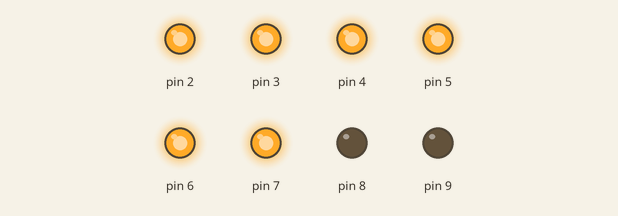
Simulated run of this sketch. Board: Arduino Uno, built with avr-gcc and run on an emulated ATmega328P. On the bench: output pins drawn as LEDs (lit = HIGH).

Above: at 0.7 s.
At 2.2 s:
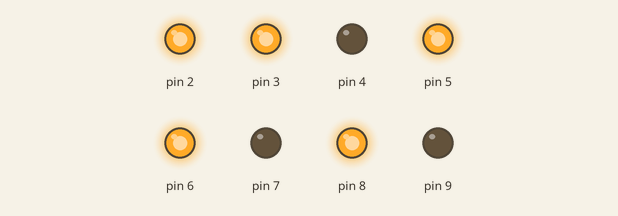
At 3.7 s:
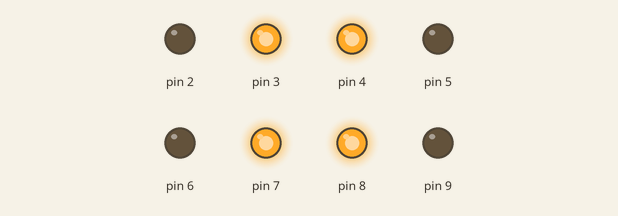
At 5.2 s:
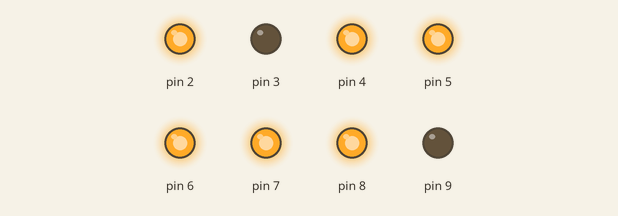
At 6.7 s:
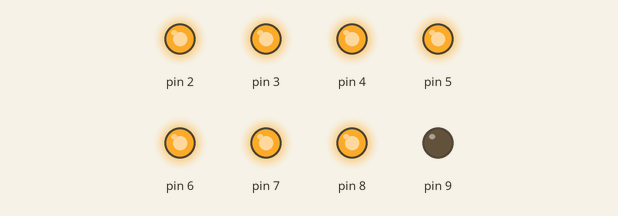
Timing chart, 0 to 9.8 s (numbered marks = the images above):
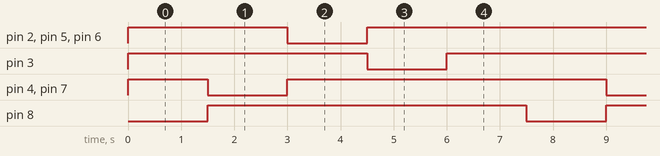

Measured:
- by itself, pin 2–7: repeats every 7.5 s: LOW 1.5 s, HIGH 6.0 s
- by itself, pin 8: alternates HIGH for 6.0 s and LOW for 1.5 s
- by itself, everything shown: repeats every 7.5 s, in 5 steps

The sketch:

counter3.ino
```cpp
int delayTime = 1500;
byte  number[10][8] =
{
  { 1, 1, 1, 1, 1, 1, 0, 0 }, // 0
  { 0, 1, 1, 0, 0, 0, 0, 0 }, // 1
  { 1, 1, 0, 1, 1, 0, 1, 0 }, // 2
  { 1, 1, 1, 1, 0, 0, 1, 0 }, // 3
  { 0, 1, 1, 0, 0, 1, 1, 0 }, // 4
  { 1, 0, 1, 1, 0, 1, 1, 0 }, // 5
  { 1, 0, 1, 1, 1, 1, 1, 0 }, // 6
  { 1, 1, 1, 0, 0, 0, 0, 0 }, // 7
  { 1, 1, 1, 1, 1, 1, 1, 0 }, // 8
  { 1, 1, 1, 0, 0, 1, 1, 0 }  // 9
};

int counter;

void setup() {
  for (int i = 2; i < 10; i++)
  {
    pinMode(i, OUTPUT);
  }
  counter = 0;
}

void loop() {
  if(counter >= 9)
  {
    counter=0;
  }

  for (int j = 0; j < sizeof(number[counter]); j++)
  {
    digitalWrite(j + 2, number[counter][j]);
  }
  delay(delayTime);
  counter = counter + 2;
}
```
